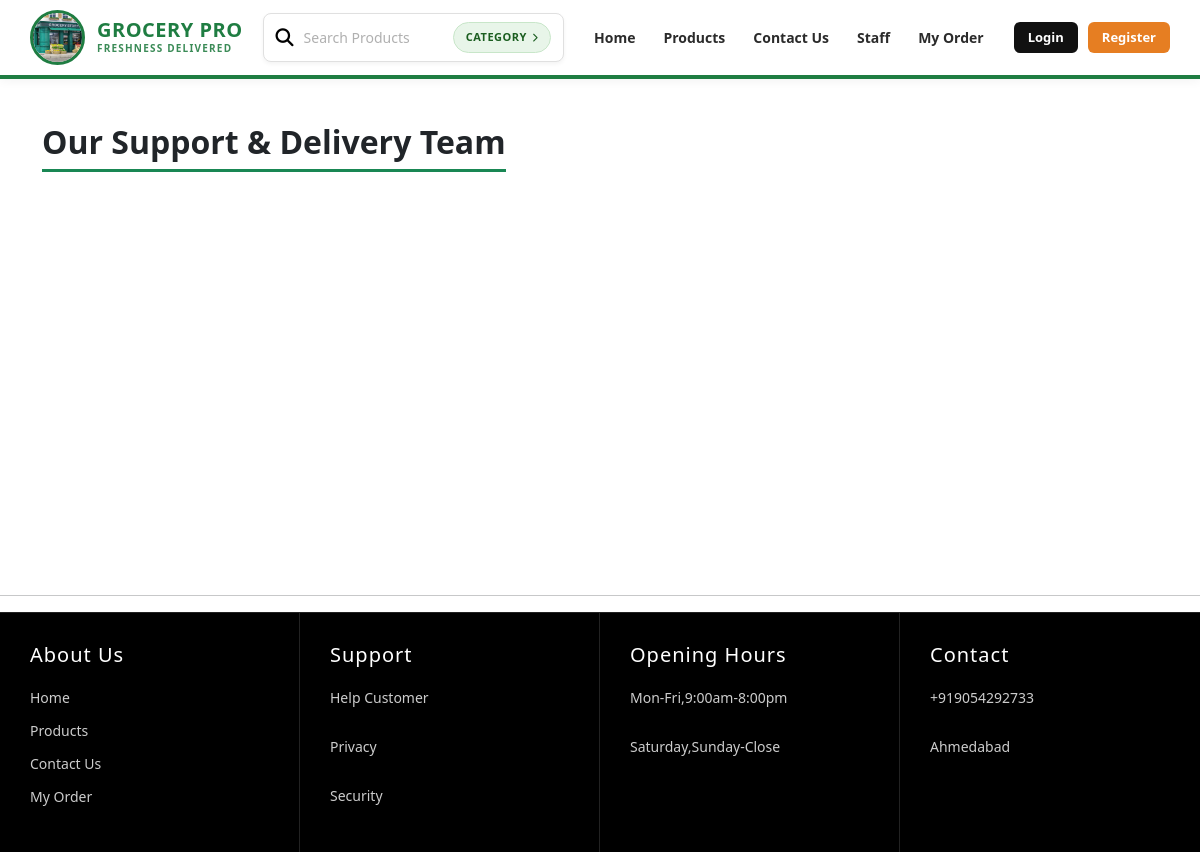
Before: /client_show_staff with the older database file.
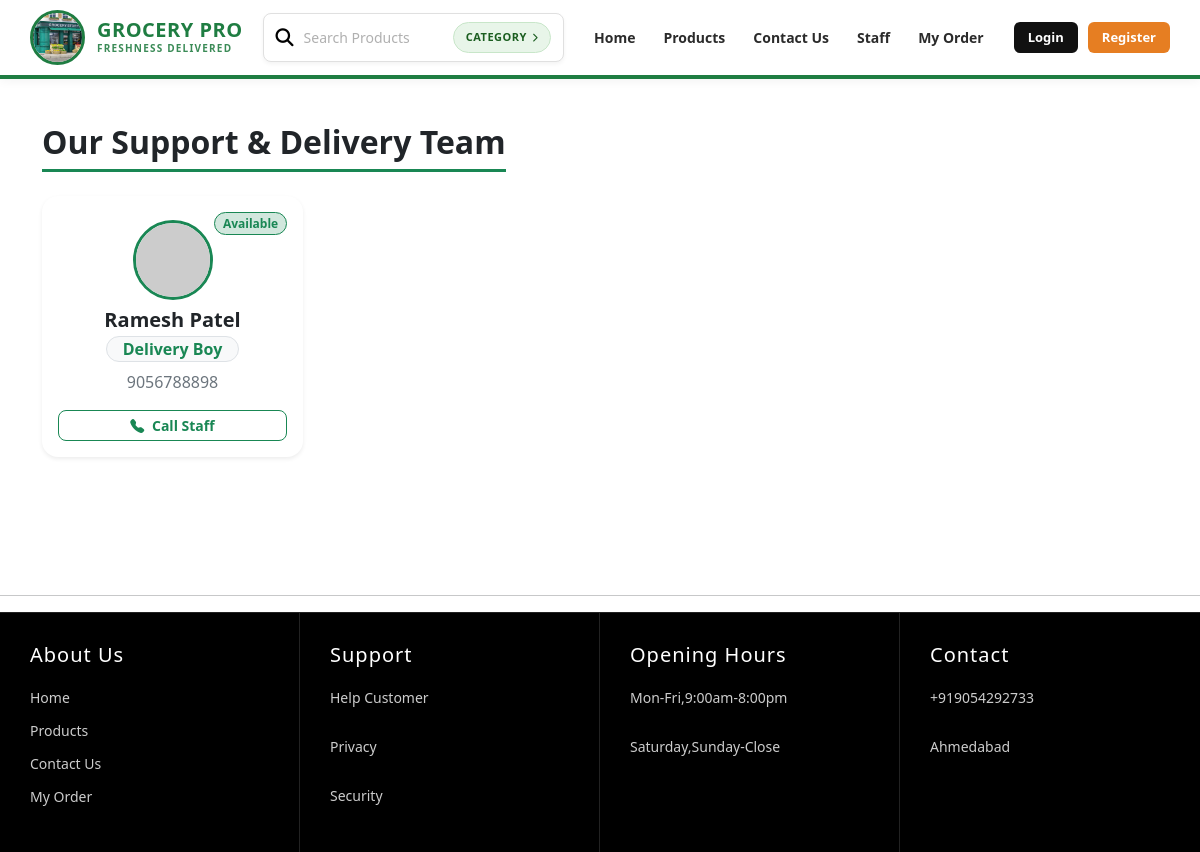
After: the same page with the newer database file.
### GroceryApp/models.py (models this page shows, shortened)
class Staff(models.Model):
    name = models.CharField(max_length=100)
    role = models.CharField(max_length=100)
    phone = models.CharField(max_length=15)
    email = models.EmailField(blank=True,null=True)
    is_active = models.BooleanField(default=True)
    image = models.ImageField(upload_to='staff/', blank=True, null=True)

### GroceryApp/views.py (the view)
# urls.py: path("client_show_staff",views.client_staff_view,name="client_show_staff"),
def client_staff_view(request):
    active_staff = Staff.objects.all()
    return render(request,'client_show_staff.html',{'staff_list':active_staff})

### templates/client_show_staff.html
{% extends 'base.html' %}
{% block content %}
<div class="container py-4">
    <h2 class="fw-bold text-dark border-bottom border-success border-3 d-inline-block pb-2 mb-4">
        Our Support & Delivery Team
    </h2>
    <div class="row row-cols-1 row-cols-sm-2 row-cols-md-3 row-cols-lg-4 g-4">
        {% for staff in staff_list %}
        <div class="col">
            <div class="card h-100 border-0 shadow-sm rounded-4 text-center p-3 position-relative">
                <span class="position-absolute top-0 end-0 m-3 badge rounded-pill {% if staff.is_active or staff.status %}bg-success-subtle text-success border border-success{% else %}bg-secondary-subtle text-secondary border border-secondary{% endif %}">
                    {% if staff.is_active or staff.status %}
                        Available
                    {% else %}
                        Not Available
                    {% endif %}
                </span>
                <div class="my-2">
                    {% if staff.image %}
                        <img src="{{ staff.image.url }}" class="rounded-circle border border-success border-3 object-fit-cover {% if not staff.is_active and not staff.status %}opacity-50{% endif %}" style="width: 80px; height: 80px;">
                    {% else %}
                        <img src="https://ui-avatars.com/api/?name={{ staff.name }}&background=198754&color=fff&bold=true" class="rounded-circle border border-success border-3 {% if not staff.is_active and not staff.status %}opacity-50{% endif %}" style="width: 80px; height: 80px;">
                    {% endif %}
                </div>
                <h5 class="fw-bold mb-1 text-dark">{{ staff.name }}</h5>
                <p class="badge bg-light text-success fw-semibold px-3 py-1 rounded-pill w-auto mx-auto border mb-2">{{ staff.role }}</p>
                {% if staff.is_active or staff.status %}
                    <p class="text-secondary small mb-3">{{ staff.phone }}</p>
                    <a href="tel:{{ staff.phone }}" class="btn btn-outline-success btn-sm rounded-3 mt-auto w-100 fw-bold">
                        <i class="bi bi-telephone-fill me-1"></i> Call Staff
                    </a>
                {% else %}
                    <p class="text-muted small mb-3">Deactivated / Off-duty</p>
                    <button class="btn btn-secondary btn-sm rounded-3 mt-auto w-100 fw-bold" disabled>
                        Not Available
                    </button>
                {% endif %}
            </div>
        </div>
        {% endfor %}
    </div>
</div>
{% endblock %}

Changed rows visible on the page:
added Staff: is_active "Available", name "Ramesh Patel", role "Delivery Boy", phone "9056788898"
